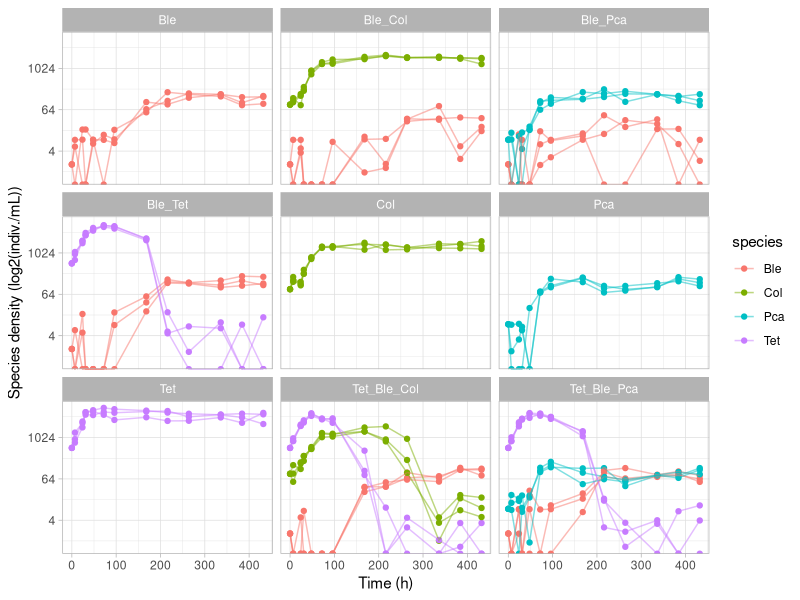
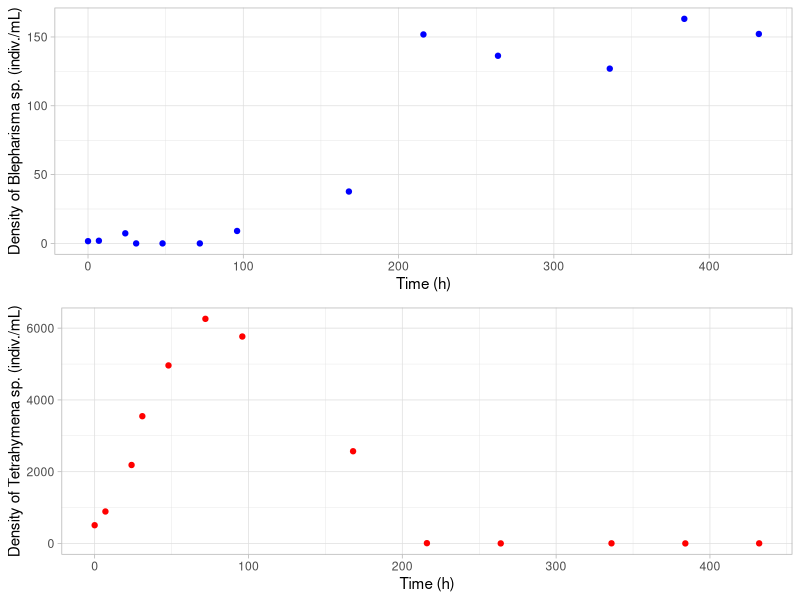

Reproduce these figures in R, in order.
## ---- chunk 1
knitr::opts_chunk$set(echo = TRUE)
## ---- chunk 2
density_data = read.csv("./Data/density_data.csv", header = T, sep = ',')
head(density_data, 10)
## ---- chunk 3
# plotting the whole data
library(tidyverse)
theme_set(theme_light())
density_data %>%
  mutate(Ble = replace(Ble, !grepl('Ble', community), NA)) %>%
  mutate(Col = replace(Col, !grepl('Col', community), NA)) %>%
  mutate(Tet = replace(Tet, !grepl('Tet', community), NA)) %>%
  mutate(Pca = replace(Pca, !grepl('Pca', community), NA)) %>%
  pivot_longer(cols = c("Ble", "Col", "Tet", "Pca"),
               names_to = "species",
               values_to = "density") %>%
  ggplot() +
  geom_point(mapping = aes(x = hours, y = density, color = species)) +
  geom_line(mapping = aes(x = hours, y = density, color = species, group = interaction(species, replicate)), alpha = 0.5) +
  scale_y_continuous(trans='log2') +
  facet_wrap(community ~ .) +
  ylab('Species density (log2(indiv./mL))') +
  xlab('Time (h)')
## ---- chunk 4
# filtering data
filtered_data <- 
  density_data %>%
  filter(community == 'Ble_Tet') %>% # keeping only the bi-specific time series (Blepharisma sp. + Tetrahymena sp.)
  select(c(measure_point, hours, Ble, Tet)) %>% # keeping only time variables and species densities
  group_by(measure_point) %>% # averaging each measurement over replicates
  summarise(t = mean(hours), n1 = mean(Ble), n2 = mean(Tet)) %>%
  arrange(t) # sorting by time
## ---- chunk 5
# plotting the resulting data
library(ggpubr)

panel_a = ggplot(data = filtered_data) +
  geom_point(mapping = aes(x = t, y = n1), color = 'blue') +
  xlab('Time (h)') +
  ylab('Density of Blepharisma sp. (indiv./mL)')

panel_b = ggplot(data = filtered_data) +
  geom_point(mapping = aes(x = t, y = n2), color = 'red') +
  xlab('Time (h)') +
  ylab('Density of Tetrahymena sp. (indiv./mL)')

ggarrange(panel_a, panel_b, nrow = 2)
## ---- chunk 6
# turning data into a list to give to the Rstan sampler.
data = list(n  = nrow(filtered_data), # number of observations
            t = filtered_data$t, # vector of times
            n1 = filtered_data$n1, # vector of density of species 1 (Ble)
            n2 = filtered_data$n2) # vector of density of species 2 (Tet)
## ---- chunk 7
model_str = '
functions{
  real[] odemodel(real t, real[] N, real[] p, real[] x_r, int[] x_i){
    // p[1]=r1, p[2] = r2, p[3] = K1, p[4] = K2, p[5] = alpha1, p[6] = alpha2 
    real dNdt[2]; 
    dNdt[1] = p[1]*N[1]*(1 - (N[1] + p[5]*N[2])/p[3]);
    dNdt[2] = p[2]*N[2]*(1 - (p[6]*N[1] + N[2])/p[4]);
    return dNdt;
  }
}

data{
  int n; // number of observations
  real t[n]; // time
  real n1[n]; // observations n1
  real n2[n]; // observations n2
}

parameters{
  real<lower=0> r1; // growth rate
  real<lower=0> r2; // growth rate
  real<lower=0> K1; // carrying capacity
  real<lower=0> K2; // carrying capacity
  real<lower=0> alpha1; // comp term
  real<lower=0> alpha2; // comp term
  real<lower=0> n10sim; // initial density n1
  real<lower=0> n20sim; // initial density n2
  real<lower=0> sdev1;
  real<lower=0> sdev2;
}

model{
  real p[6]; // vector of parameters for the ODE
  real simval[n-1,2]; // simulated values, matrix. dim1 = time without t0, dim2 = dim_ODE = 2 (S = 1, I = 2)
  
  // priors 
  r1 ~ lognormal(-3,1);
  r2 ~ lognormal(-2,1);
  K1 ~ lognormal(5, 0.8);
  K2 ~ lognormal(8, 0.5);
  alpha1 ~ lognormal(-3,1);
  alpha2 ~ lognormal(2.5,1);
  n10sim ~ normal(n1[1],5);
  n20sim ~ normal(n2[1],10);
  sdev1 ~ gamma(1, 1);
  sdev2 ~ gamma(1, 1);
  
  // parameters for integrator
  p[1] = r1;
  p[2] = r2;
  p[3] = K1;
  p[4] = K2;
  p[5] = alpha1;
  p[6] = alpha2;

  // integrate ODE
  simval = integrate_ode_rk45(odemodel, {n10sim, n20sim}, t[1], t[2:n], p, rep_array(0.0,0), rep_array(0,0));
  // likelihood
  n1[1] ~ normal(n10sim, sdev1);
  n2[1] ~ normal(n20sim, sdev2);
  for (i in 2:n){
    n1[i] ~ normal(simval[i-1, 1], sdev1);
    n2[i] ~ normal(simval[i-1, 2], sdev2);
  }
}

generated quantities{
}
'
